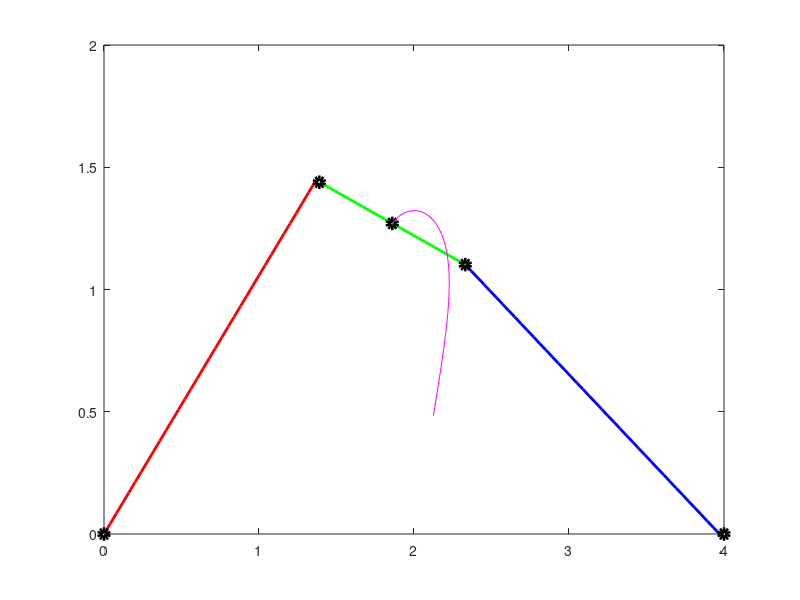

Here is the MATLAB script that generated this plot:
%Project
clc
clear all

%Givens
alpha1 = [0:46];    %Angles and distances
O2O1   = 4;
AO2    = 2;
BA     = 1;
O1B    = 2;

%Animation
n = 1;
while n<=length(alpha1)
    
    pO2    = [0,0,0];    %Points
    pO1    = [O2O1,0,0];
    pA     = pO2 + AO2*[cosd(alpha1(n)),sind(alpha1(n)),0];

    %Solve for alpha2
    theta2 = acosd(((O1B)^2 + (BA)^2 - (norm(pO1-pA)^2))/(2*O1B*BA));
    theta3 = asind(BA*sind(theta2)/norm(pO1-pA));
    alpha2 = asind(AO2*sind(alpha1(n))/norm(pO1-pA))+theta3;

    pB              = pO1 + O1B*[-cosd(alpha2),sind(alpha2),0];
    pP              = pA+(pB-pA)/2;
    Ptrack(1,n)     = alpha1(n);
    Ptrack([2:4],n) = pA+(pB-pA)/2;
    
    rO2A = (pO2-pA);    %Vectors
    rAB  = (pA-pB);
    rBO1 = (pB-pO1);
    
    link1x = [pO2(1):norm(rO2A)/50:pA(1)];
    link1y = linspace(pO2(2),pA(2),length(link1x));
    
    link2x = [pA(1):norm(rAB)/50:pB(1)];
    link2y = linspace(pA(2),pB(2),length(link2x));
    
    link3x = [pB(1):norm(rBO1)/50:pO1(1)];
    link3y = linspace(pB(2),pO1(2),length(link3x));
    
    hold off
    plot(link1x,link1y,'r','linewidth',2)
    hold on
    plot(link2x,link2y,'g','linewidth',2)
    plot(link3x,link3y,'b','linewidth',2)
    plot(pO2(1),pO2(2),'ok','linewidth',4)
    plot(pA(1),pA(2),'ok','linewidth',4)
    plot(pB(1),pB(2),'ok','linewidth',4)
    plot(pO1(1),pO1(2),'ok','linewidth',4)
    plot(pP(1),pP(2),'ok','linewidth',4)
    plot(Ptrack(2,[1:n]),Ptrack(3,[1:n]),'m')
    axs = [0,4,0,2];
    axis(axs)
    
    a = norm(pB-pA);
    b = norm(pO2-pA);
    c = norm(pO1-pB);
    %fprintf('Link 1: %3f  Link 2: %3f  Link 3: %3f \n',b,c,a)
    if theta2<=0
        break
    end
    
    pause(0.25)
    
    n = n+1;
end